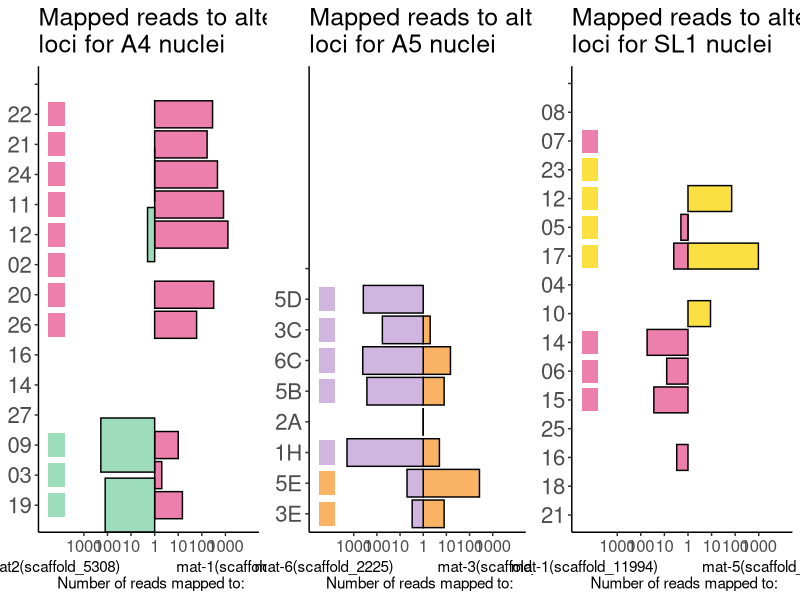

Reproduce this figure in R.
library(ggplot2)
library(gridExtra)
SL1_mat5 = c("17","05","12","23")
SL1_mat1 = c("14","15","06","07")
A4_mat2 = c("03","19","09")
A4_mat1 = c("26","20","02","12","11","24","21","22")
A5_mat3 = c("3E","5E")
A5_mat6 = c("1H","5B","6C","3C","5D")
setwd("/Users/user/Desktop/Chen.analysis")

A4 <- data.frame(
labels = c("19","03","09","27","14","16","26","20","02","12","11","24","21","22",""),
m511 =  c(  15,   2,  10,   0,   0,   0,  60, 318,   0,1273, 828, 459, 167, 285,0),
m5308 = c( 125,   0, 191,   0,   0,   0,   0,   0,   0,   2,   0,   1,   0,   0,0))

A4$log511 <- log10(A4$m511)
A4$log5308 <- -log10(A4$m5308)

A5 <- data.frame(
  labels=c("3E","5E","1H","2A","5B","6C","3C","5D","","","","","","",""),
  m4735=c(    8, 268,   5,   1,   8,  15,   2,   0,NA,NA,NA,NA,NA,NA,NA),
  m2225=c(    3,   5,1947,   1, 270, 407,  58, 386,NA,NA,NA,NA,NA,NA,NA))

A5$log4735 <- log10(A5$m4735)
A5$log2225 <- -log10(A5$m2225)

SL1 <- data.frame(
  labels=c("21","18","16","25","15","06","14","10","04","17","05","12","23","07","08", ""),
  m11994=c(   0,   0,   0,   0,   0,   0,   0,   9,   0, 964,   1,  71,   0,   0,   0,  0),
  m11899=c(   0,   0,   3,   0,  28,   8,  54,   0,   0,   4,   2,   0,   0,   0,   0,  0)
)

SL1$log11994 <- log10(SL1$m11994)
SL1$log11899 <- -log10(SL1$m11899)

theme_set(theme_classic())
theme_update(axis.title.y=element_blank(),
             axis.text.y=element_text(size=16),
             plot.title = element_text(size = 18),
             axis.text.x=element_text(size=12))

p1 <- ggplot() + 
  geom_bar(data = A4[which(A4$m511>0),], aes(x=labels, y=log511),stat = "identity",fill="#ed7facff",color="black") +
  geom_bar(data = A4[which(A4$m5308>0),], aes(x=labels, y=log5308),stat = "identity",fill="#9eddbcff",color="black") +
  coord_flip() + scale_x_discrete(limits=A4$labels) + 
  theme(axis.text.y=element_text(size=16),plot.title = element_text(size = 18)) + 
  scale_y_continuous(breaks = c(-3,-2,-1,0,1,2,3),labels=c("1000","100","10","1","10","100","1000"),limits=c(-4.5,4))+
  ylab('mat2(scaffold_5308)              mat-1(scaffold_511) \n Number of reads mapped to:') + ggtitle("Mapped reads to alternate mating \nloci for A4 nuclei")+
  geom_rect(aes(ymin=-4.5,ymax=-3.8,
                xmin=which(A4$labels %in% A4_mat2)-0.4,
                xmax=which(A4$labels %in% A4_mat2)+0.4),fill="#9eddbcff")+
  geom_rect(aes(ymin=-4.5,ymax=-3.8,
                xmin=which(A4$labels %in% A4_mat1)-0.4,
                xmax=which(A4$labels %in% A4_mat1)+0.4),fill="#ed7facff")
p2 <- ggplot() + 
  geom_bar(data = A5[which(A5$m4735>0),], aes(x=labels, y=log4735),stat = "identity",fill="#fab364ff",color="black") +
  geom_bar(data = A5[which(A5$m2225>0),], aes(x=labels, y=log2225),stat = "identity",fill="#d0b5e0ff",color="black") +
  coord_flip() + scale_x_discrete(limits=A5$labels) +
  theme(axis.text.y=element_text(size=16),plot.title = element_text(size = 18))+ 
  scale_y_continuous(breaks = c(-3,-2,-1,0,1,2,3),labels=c("1000","100","10","1","10","100","1000"),limits=c(-4.5,4))+
  ylab('mat-6(scaffold_2225)           mat-3(scaffold_4735) \n Number of reads mapped to:') + ggtitle("Mapped reads to alternate mating\nloci for A5 nuclei")+
  geom_rect(aes(ymin=-4.5,ymax=-3.8,
                xmin=which(A5$labels %in% A5_mat3)-0.4,
                xmax=which(A5$labels %in% A5_mat3)+0.4),fill="#fab364ff")+
  geom_rect(aes(ymin=-4.5,ymax=-3.8,
                xmin=which(A5$labels %in% A5_mat6)-0.4,
                xmax=which(A5$labels %in% A5_mat6)+0.4),fill="#d0b5e0ff")
p3 <- ggplot() + 
  geom_bar(data =SL1[which(SL1$m11899>0),], aes(x=labels, y=log11899),stat = "identity",fill="#ed7facff",color="black") +
  geom_bar(data =SL1[which(SL1$m11994>0),], aes(x=labels, y=log11994),stat = "identity",fill="#fae041ff",color="black") +
  scale_x_discrete(limits=SL1$labels) + coord_flip() +
  scale_y_continuous(breaks = c(-3,-2,-1,0,1,2,3),labels=c("1000","100","10","1","10","100","1000"),limits=c(-4.5,4))+
  ylab('mat-1(scaffold_11994)           mat-5(scaffold_11899) \n Number of reads mapped to:') + ggtitle("Mapped reads to alternate mating\nloci for SL1 nuclei")+
  geom_rect(aes(ymin=-4.5,ymax=-3.8,
                xmin=which(SL1$labels %in% SL1_mat1)-0.4,
                xmax=which(SL1$labels %in% SL1_mat1)+0.4),fill="#ed7facff")+
  geom_rect(aes(ymin=-4.5,ymax=-3.8,
                xmin=which(SL1$labels %in% SL1_mat5)-0.4,
                xmax=which(SL1$labels %in% SL1_mat5)+0.4),fill="#fae041ff")
png("/Users/user/Desktop/Chen.analysis/mating_read.Sep1.png",width=1500,height=500)
grid.arrange(p1,p2,p3,nrow=1)
dev.off()

